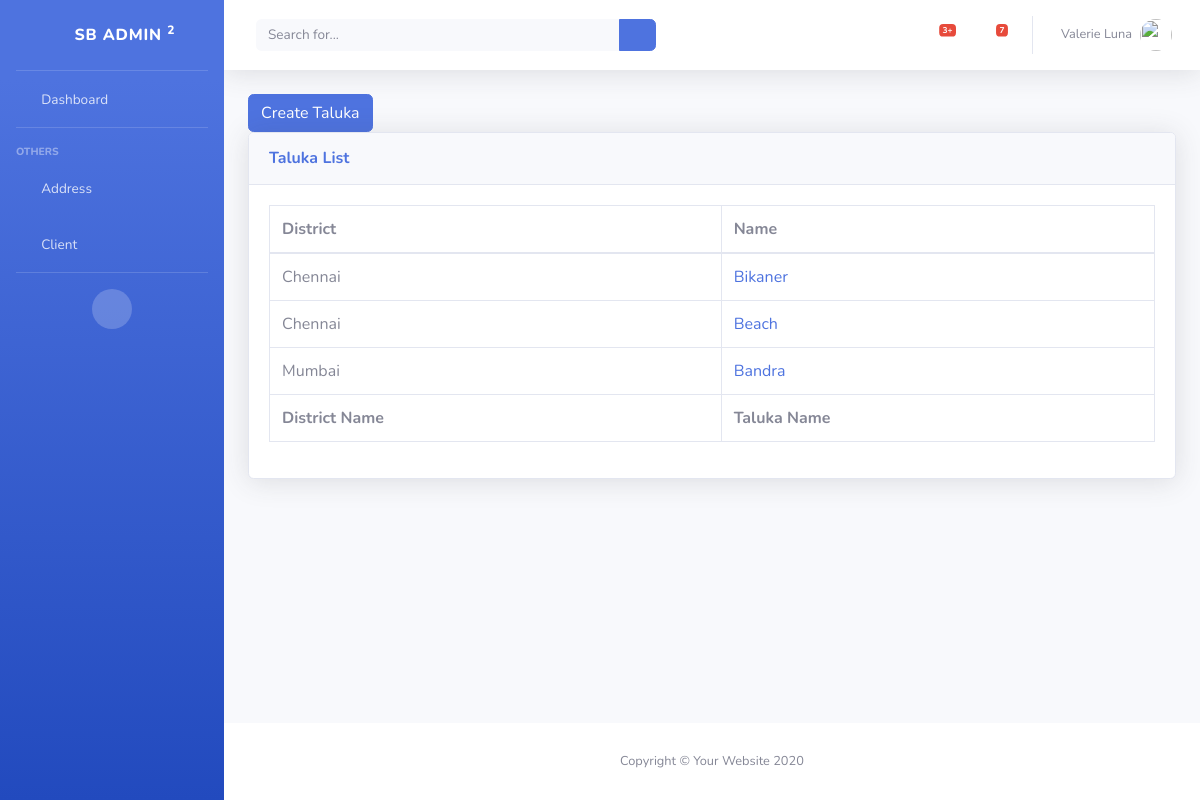
The app's page /loan/list-taluka, older data.
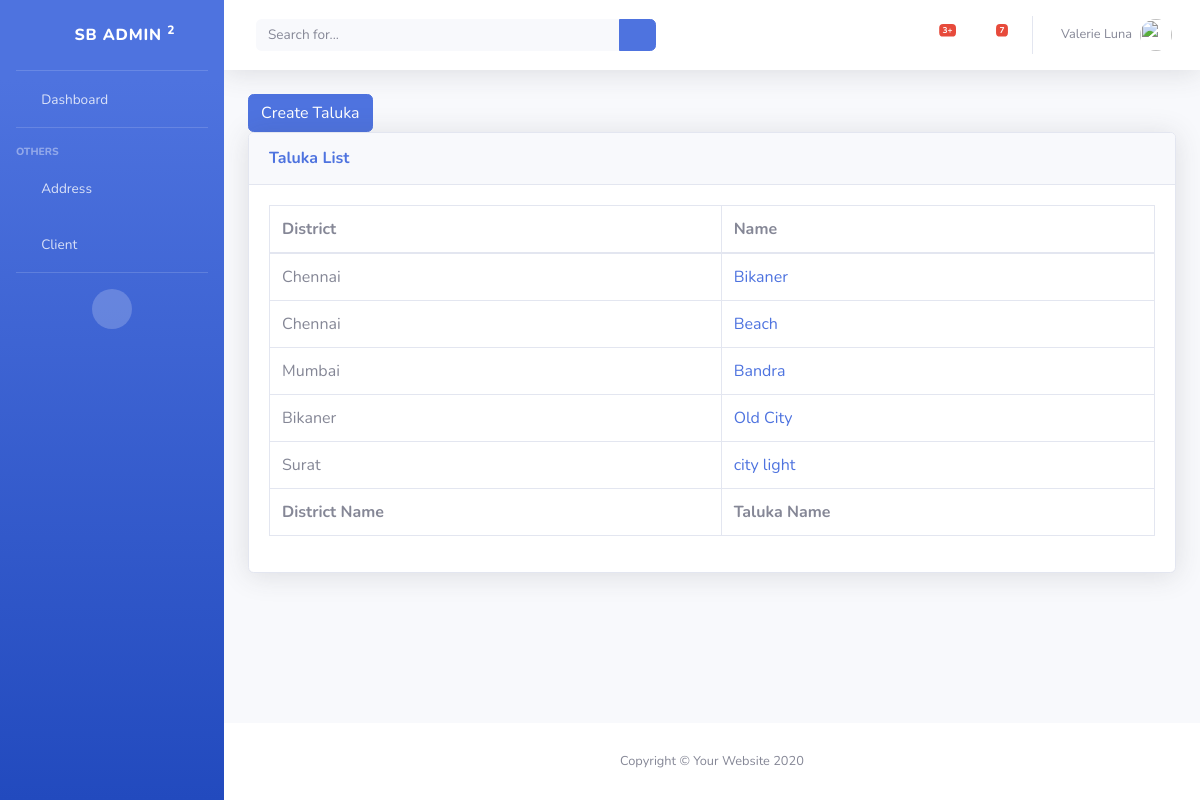
The same page, newer data.
### loan/models.py (models this page shows, shortened)
class Taluka(models.Model):
    district_id = models.ForeignKey(District, on_delete=models.CASCADE)
    name = models.CharField(max_length=255)

class District(models.Model):
    name = models.CharField(max_length=255)
    class Meta:
        ordering = ['name']
    def __str__(self):
        return self.name

### loan/views/address.py (the view)
class TalukaListView(ListView):
    model = models.Taluka

### loan/templates/loan/taluka_list.html
{% extends "base_template.html" %}
{% block content %}
    <a href="{% url 'loan:create-taluka' %}" class="btn btn-primary">Create Taluka</a>
    <div class="card shadow mb-4">
        <div class="card-header py-3">
            <h6 class="m-0 font-weight-bold text-primary">Taluka List</h6>
        </div>
        <div class="card-body">
            <div class="table-responsive">
                <table class="table table-bordered" id="dataTable" width="100%" cellspacing="0">
                    <thead>
                    <tr>
                        <th>District</th>
                        <th>Name</th>
                    </tr>
                    </thead>
                    <tfoot>
                    <tr>
                        <th>District Name</th>
                        <th>Taluka Name</th>
                    </tr>
                    </tfoot>
                    <tbody>
                    {% for taluka in taluka_list %}
                        <tr>
                            <td>{{ taluka.district_id }}</td>
                            <td>
                                <a href="{% url 'loan:update-taluka' pk=taluka.id %}" >{{ taluka.name }}</a>
                            </td>
                        </tr>
                    {% endfor %}
                    </tbody>
                </table>
            </div>
        </div>
    </div>
{% endblock %}

Row changes from the older to the newer data that the page shows:
added Taluka: district_id "Bikaner", name "Old City"
added Taluka: district_id "Surat", name "city light"
